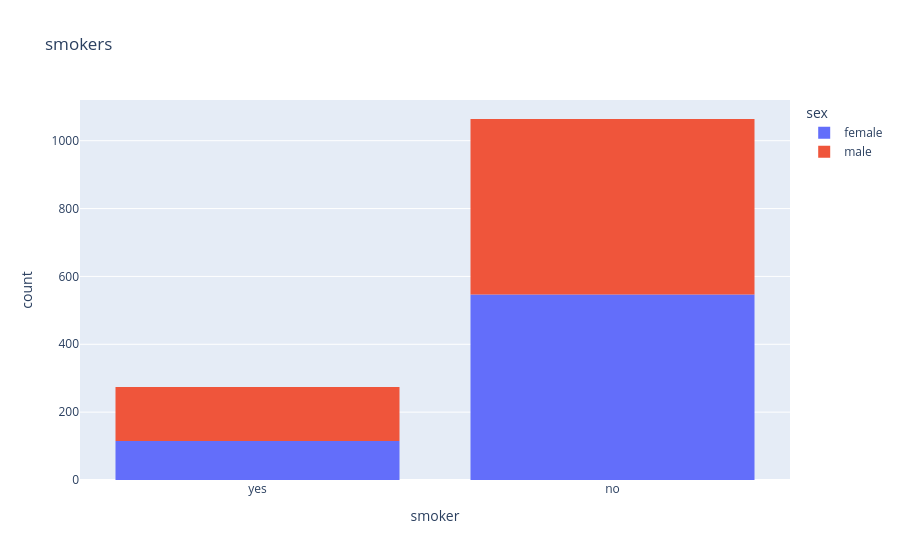

Here is the notebook cell this chart was saved with:
### Markdown cell above
## Observations
- we can see that `smokers` are having `high charges` compared to the non-smokers

### Code cell
px.histogram(df,x='smoker',color='sex',title='smokers')

### Figure 1 — Plotly figure (JSON) as saved in the notebook; plotly's stock layout.template omitted (floating-point values rounded to 4 significant figures; data arrays with more than 128 entries replaced by an {"elided": "..."} marker saying what was removed)
{"data": [{"alignmentgroup": "True", "bingroup": "x", "hovertemplate": "sex=female<br>smoker=%{x}<br>count=%{y}<extra></extra>", "legendgroup": "female", "marker": {"color": "#636efa", "pattern": {"shape": ""}}, "name": "female", "offsetgroup": "female", "orientation": "v", "showlegend": true, "type": "histogram", "x": {"elided": "662 str values"}, "xaxis": "x", "yaxis": "y"}, {"alignmentgroup": "True", "bingroup": "x", "hovertemplate": "sex=male<br>smoker=%{x}<br>count=%{y}<extra></extra>", "legendgroup": "male", "marker": {"color": "#EF553B", "pattern": {"shape": ""}}, "name": "male", "offsetgroup": "male", "orientation": "v", "showlegend": true, "type": "histogram", "x": {"elided": "676 str values"}, "xaxis": "x", "yaxis": "y"}], "layout": {"barmode": "relative", "legend": {"title": {"text": "sex"}, "tracegroupgap": 0}, "title": {"text": "smokers"}, "xaxis": {"anchor": "y", "domain": [0, 1], "title": {"text": "smoker"}}, "yaxis": {"anchor": "x", "domain": [0, 1], "title": {"text": "count"}}}}
